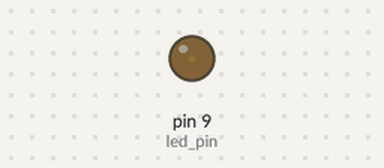
Bench run of a sketch on a simulated Arduino Uno, built with avr-gcc and run on an emulated ATmega328P. On the bench: output pins drawn as LEDs (lit = HIGH).

Above: at 0.05 s.
At 1.15 s:
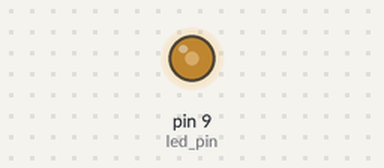
At 2.3 s:
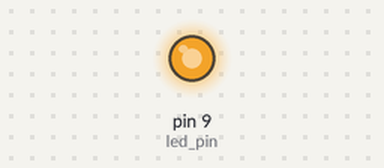
At 4.55 s:
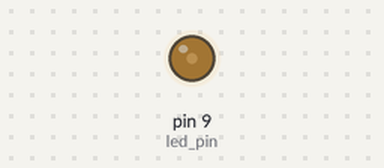
Timing chart, 0 to 6.6 s (numbered marks = the images above):
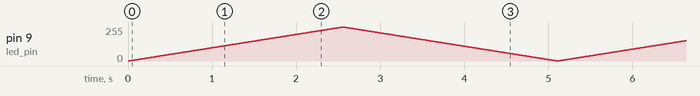

The sketch:

005_basic_led_fade.ino
```cpp
// porta do led
int led_pin = 9;

// valor de espera
int espera = 10;

void setup() {
  // inicialização da comunicação série
  Serial.begin(9600);

  // declaração do led como saída de voltagem
  pinMode(led_pin, OUTPUT);

}

void loop() {

  for (int i=0; i<255; i++)
  {
    analogWrite(led_pin, i);
    delay(espera);
  }

  for (int i=255; i>0; i--)
  {
    analogWrite(led_pin, i);
    delay(espera);
  }


}
```
